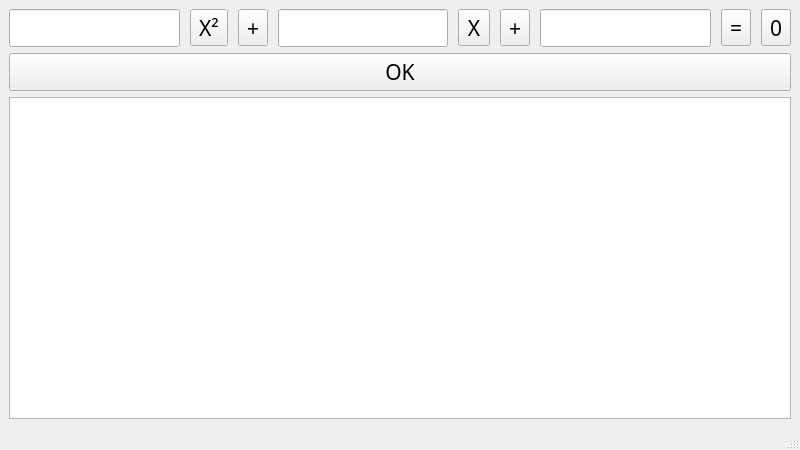
<?xml version="1.0" encoding="UTF-8"?>
<ui version="4.0">
 <class>MainWindow</class>
 <widget class="QMainWindow" name="MainWindow">
  <property name="geometry">
   <rect>
    <x>0</x>
    <y>0</y>
    <width>800</width>
    <height>450</height>
   </rect>
  </property>
  <property name="windowTitle">
   <string>QuadraticEquation</string>
  </property>
  <widget class="QWidget" name="centralwidget">
   <layout class="QVBoxLayout" name="verticalLayout" stretch="2,1,3">
    <item>
     <layout class="QHBoxLayout" name="horizontalLayout" stretch="1,0,0,1,0,0,1,0,0">
      <property name="spacing">
       <number>10</number>
      </property>
      <property name="leftMargin">
       <number>0</number>
      </property>
      <property name="topMargin">
       <number>0</number>
      </property>
      <property name="rightMargin">
       <number>0</number>
      </property>
      <property name="bottomMargin">
       <number>0</number>
      </property>
      <item>
       <widget class="QLineEdit" name="lineEdit_1">
        <property name="font">
         <font>
          <family>黑体</family>
          <pointsize>16</pointsize>
         </font>
        </property>
       </widget>
      </item>
      <item>
       <widget class="QToolButton" name="toolButton_1">
        <property name="font">
         <font>
          <family>宋体</family>
          <pointsize>16</pointsize>
         </font>
        </property>
        <property name="text">
         <string>X²</string>
        </property>
       </widget>
      </item>
      <item>
       <widget class="QToolButton" name="toolButton_2">
        <property name="font">
         <font>
          <family>Adobe Devanagari</family>
          <pointsize>16</pointsize>
         </font>
        </property>
        <property name="text">
         <string>+</string>
        </property>
       </widget>
      </item>
      <item>
       <widget class="QLineEdit" name="lineEdit_2">
        <property name="font">
         <font>
          <family>黑体</family>
          <pointsize>16</pointsize>
         </font>
        </property>
       </widget>
      </item>
      <item>
       <widget class="QToolButton" name="toolButton_3">
        <property name="font">
         <font>
          <family>宋体</family>
          <pointsize>16</pointsize>
         </font>
        </property>
        <property name="text">
         <string>X</string>
        </property>
       </widget>
      </item>
      <item>
       <widget class="QToolButton" name="toolButton_4">
        <property name="font">
         <font>
          <family>Adobe Devanagari</family>
          <pointsize>16</pointsize>
         </font>
        </property>
        <property name="text">
         <string>+</string>
        </property>
       </widget>
      </item>
      <item>
       <widget class="QLineEdit" name="lineEdit_3">
        <property name="font">
         <font>
          <family>黑体</family>
          <pointsize>16</pointsize>
         </font>
        </property>
       </widget>
      </item>
      <item>
       <widget class="QToolButton" name="toolButton_5">
        <property name="font">
         <font>
          <family>Adobe Devanagari</family>
          <pointsize>16</pointsize>
         </font>
        </property>
        <property name="text">
         <string>=</string>
        </property>
       </widget>
      </item>
      <item>
       <widget class="QToolButton" name="toolButton_6">
        <property name="font">
         <font>
          <family>宋体</family>
          <pointsize>16</pointsize>
         </font>
        </property>
        <property name="text">
         <string>0</string>
        </property>
       </widget>
      </item>
     </layout>
    </item>
    <item>
     <widget class="QPushButton" name="pushButton">
      <property name="font">
       <font>
        <family>黑体</family>
        <pointsize>16</pointsize>
       </font>
      </property>
      <property name="text">
       <string>OK</string>
      </property>
     </widget>
    </item>
    <item>
     <widget class="QTextBrowser" name="textBrowser">
      <property name="font">
       <font>
        <family>黑体</family>
        <pointsize>16</pointsize>
       </font>
      </property>
     </widget>
    </item>
   </layout>
  </widget>
  <widget class="QMenuBar" name="menubar">
   <property name="geometry">
    <rect>
     <x>0</x>
     <y>0</y>
     <width>425</width>
     <height>22</height>
    </rect>
   </property>
  </widget>
  <widget class="QStatusBar" name="statusbar"/>
 </widget>
 <resources/>
 <connections/>
</ui>
